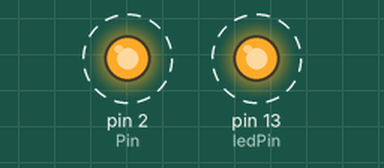
The sketch below on a simulated Arduino Uno, built with avr-gcc and run on an emulated ATmega328P. Shown: output pins drawn as LEDs (lit = HIGH). Dashed ring = blinking.

Above: at 0.5 s.
Timing chart, 0 to 4.6 s (numbered marks = the images above):
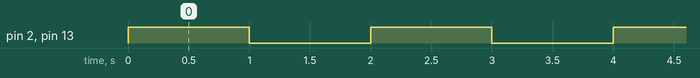

The sketch:

BlinkWithoutDelay.ino
```cpp
int Pin = 2;
int ledPin = 13; // LED connected to digital pin 13

void setup()
{
  pinMode(ledPin, OUTPUT);      // sets the digital pin as output
  pinMode(Pin, OUTPUT);
}

void loop()
{
  digitalWrite(ledPin, HIGH);   // sets the LED on
  digitalWrite(Pin, HIGH);
  delay(1000);
    // waits for a second
  digitalWrite(ledPin, LOW);    // sets the LED off
  digitalWrite(Pin, LOW);
  delay(1000);                  // waits for a second
}
```

Measured:
- by itself, pin 2 (Pin), pin 13 (ledPin): alternates HIGH for 1.0 s and LOW for 1.0 s
